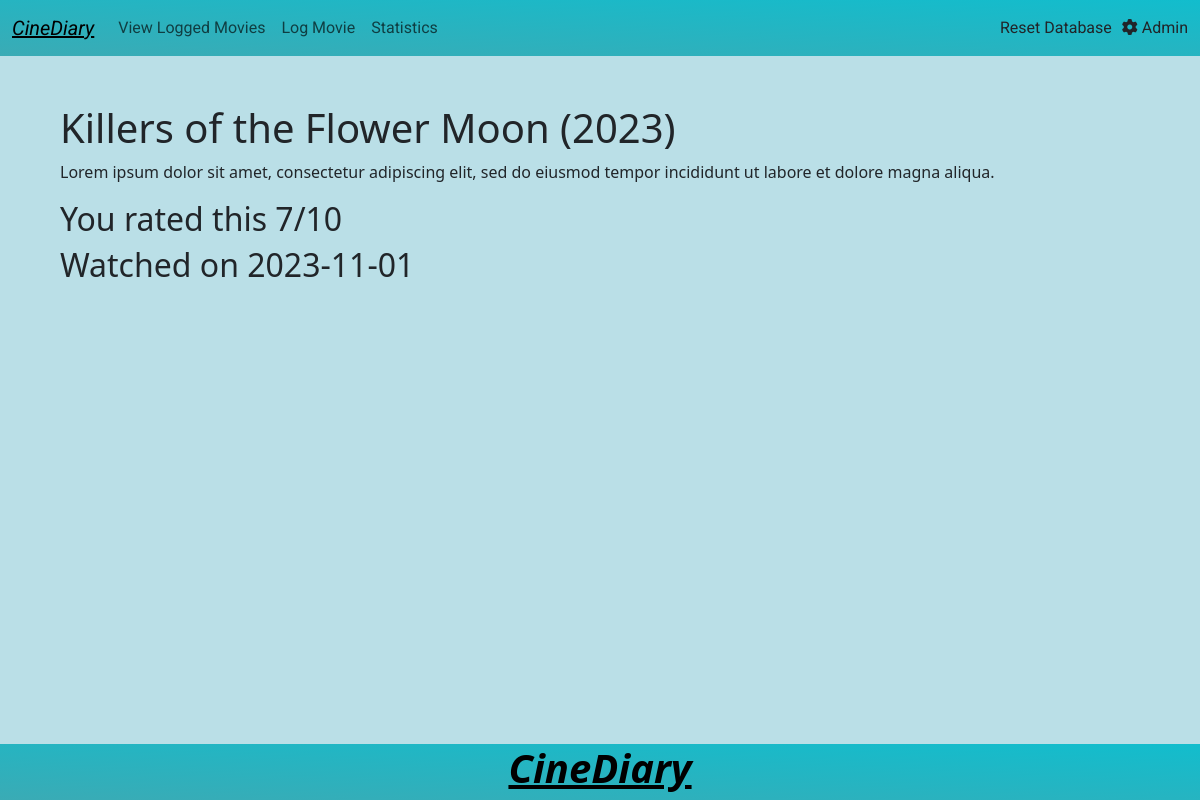
Screenshot of /view/1 with the database file from the repository.
### tables this page shows
CREATE TABLE Movies(
            id INTEGER PRIMARY KEY,
            movie_name VARCHAR(255),
            log_details TEXT,
            watched_date DATE,
            rating FLOAT, 
            release_year INTEGER
    );

### app.py (the view)
@app.route("/view/<id>", methods=["GET"])
def view_entry(id=None):
    id = string_to_number(id)
    log_query = "SELECT * FROM Movies WHERE id=?"
    movie = conn.execute(log_query, (id,)).fetchone()
    if movie is None:
        return render_template("error.html", not_found=True)
    title, log_details, watch_date, rating, release_year = extract_movie_details_from_log(movie)
    return render_template(
        "view.html",
        title=title,
        watch_date=watch_date,
        rating=rating,
        release_year=release_year,
        log_details=log_details,
    )

### app.py (called while the page is built)
def extract_movie_details_from_log(log):
    title = log[TITLE_INDEX]
    log_details = log[LOG_DETAIL_INDEX]
    watch_date = log[WATCH_DATE_INDEX]
    rating = None  # This cannot use string_to_number() as we do not care if it does not exist
    try:
        rating = int(log[RATING_INDEX])
    except (ValueError, TypeError):
        pass # Handle it by not handling it
    release_year = log[RELEASE_YEAR_INDEX]
    return title, log_details, watch_date, rating, release_year

### util.py (called while the page is built)
def string_to_number(number):
    try:
        return int(number)  # Attempts to cast the id (if any) to an integer
    except (ValueError, TypeError):  # If either not an integer or None
        pass
    return number

### templates/view.html (shortened to what this page needs)
{% extends "base.html" %}
{% block content %}
<div class="container py-5 mx-5">
    <h1 class="bd-title">
        {{title}}
        {% if release_year %}
        ({{release_year}})
        {% endif %}
    </h1>
    <p>
        {% if log_details %}
        {{log_details}}
        {% else %}
        Looks like you didn't say anything about this movie.
        {% endif %}
    </p>
    {% if rating %}
        <h2>You rated this {{rating}}/10</h2>
    {% endif %}
        <h2>Watched on {{watch_date}}</h2>
</div>
{% endblock %}

### templates/base.html (shortened to what this page needs)
<!DOCTYPE html>
<html lang="en">
<head>
  <link rel="stylesheet" href="/static/styles.css " />
  <link href="https://cdn.jsdelivr.net/npm/bootstrap@5.3.2/dist/css/bootstrap.min.css" rel="stylesheet"
 />
</head>
<body class="bg-powder-blue">
  <nav class="navbar navbar-expand-sm navbar-gradient">
    <div class="container-fluid roboto">
      <a class="navbar-brand fst-italic text-decoration-underline" href="/">CineDiary</a>
      <div class="collapse navbar-collapse" id="navbarSupportedContent">
        <ul class="navbar-nav nav-item me-auto">
          <a class="nav-link {% block on_logged_page %}{% endblock %}" aria-current="page" href="/movies">View Logged
            Movies</a>
          <a class="nav-link {% block on_log_page %}{% endblock %}" href="/create">Log Movie</a>
          <a class="nav-link {% block on_stats_page %}{% endblock %}" href="/stats">Statistics</a>
        </ul>
        <a href="/reset-db" class="nav-link {% block on_db_page %}{% endblock %}" style="margin-right:10px;">Reset Database</a>
        <a href="/toggle-admin" class="nav-link"><i class="fa fa-cog"></i> Admin</a>
      </div>
    </div>
  </nav>
  {% block content %}{% endblock %}
  <footer class="footer navbar-gradient">
    <h1 class="display-6 black fw-bold fst-italic text-decoration-underline">CineDiary</h1>
  </footer>
</body>
</html>

### static/styles.css (style rules this page uses)
.black { color:black; }
.footer { position: fixed; left: 0; bottom: 0; width: 100%; color: white; text-align: center; }
.roboto { font-family: 'Roboto', sans-serif; }
.navbar-gradient { background: #3aabb5; background: linear-gradient(to right top, #3aabb5, #12bdcd) !important; }
.bg-powder-blue { background-color: #BADFE7; }

### rows the page displays
Movies: movie_name "Killers of the Flower Moon", release_year "2023", log_details "Lorem ipsum dolor sit amet, consectetur adipiscing elit, sed do eiusmod tempor incididunt ut labore et dolore magna aliqua.", watched_date "2023-11-01"

### other values shown
{{ rating }} "7"
